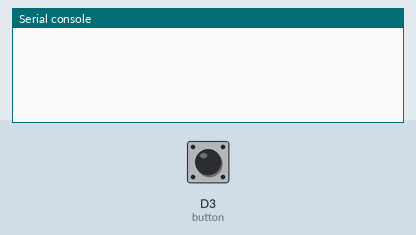
This program was run on a simulated CircuitPython board. On the bench: the last lines printed to the serial console. The test bench sets the inputs (shaded band); at power-on: D3 (button) HIGH. Nothing arrives over Bluetooth unless stated.

Above: at 1.2 s.
1.3 s: D3 (button) pulled LOW for 0.15 s
At 2.6 s:
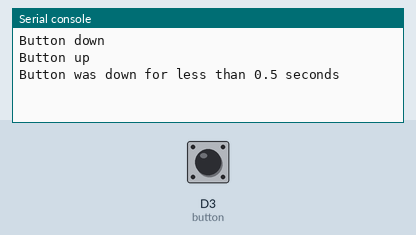
2.9 s: D3 (button) pulled LOW for 3.2 s
At 5.2 s:
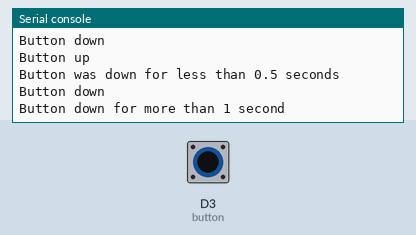

Measured:
- after the input at 1.3 s, the serial console: prints a new line at once (image 1)
- after the input at 2.9 s, the serial console: prints a new line after 1.0 s (image 2)

The program:

bluetoothtest.py
```python
# Circuitpython on the XIAO nrf52840
# echo data received over the serial port or over usb to a connected bluetooth device

import board
import digitalio
import busio
from adafruit_ble import BLERadio
from adafruit_ble.advertising.standard import ProvideServicesAdvertisement
from adafruit_ble.services.nordic import UARTService
import time

button = digitalio.DigitalInOut(board.D3)
button.direction = digitalio.Direction.INPUT
button.pull = digitalio.Pull.UP

camera_power = digitalio.DigitalInOut(board.D4)
camera_power.direction = digitalio.Direction.OUTPUT
camera_power.value = False

hardware_uart = busio.UART(board.TX, board.RX)

ble = BLERadio()
ble_uart = UARTService()
advertisement = ProvideServicesAdvertisement(ble_uart)

ble.start_advertising(advertisement)

is_down = False
last_down = time.monotonic()
down_handled = False
camera_last_on = time.monotonic()
def handle_button():
    #print("Handling button")
    # if the button has been down for more than 1 second and we're connected, disconnect and start advertising again
    global is_down, last_down, down_handled, camera_last_on
    if button.value:
        if is_down:
            is_down = False
            down_handled = False
            # button was just released
            print("Button up")
            # if button was down for less than 0.5 seconds, turn on camera
            if time.monotonic() - last_down < 0.5:
                print("Button was down for less than 0.5 seconds")
                camera_power.value = True
                camera_last_on = time.monotonic()
    else:
        if not is_down:
            print("Button down")
            is_down = True
            last_down = time.monotonic()
        elif time.monotonic() - last_down > 1 and not down_handled:
            down_handled = True
            # button has been down for more than 1 second
            print("Button down for more than 1 second")
            if ble.connected:
                print("Disconnecting")
                for connection in ble.connections:
                    print(f"Disconnecting from {connection}")
                    connection.disconnect()
                ble.stop_advertising()
                ble.start_advertising(advertisement)

def check_turn_camera_off():
    global camera_last_on
    # keep the camera on for 10 seconds after the last button press
    if time.monotonic() - camera_last_on > 10 and camera_power.value:
        camera_power.value = False
        print("Turning camera off")

was_connected = False
read_data = ""
while True:
    handle_button()
    check_turn_camera_off()
    while not ble.connected:
        handle_button()
        check_turn_camera_off()
        if was_connected:
            print("Disconnected")
            was_connected = False
            try:
                ble.start_advertising(advertisement)
            except:
                pass # already advertising
    while ble.connected:
        handle_button()
        check_turn_camera_off()
        if not was_connected:
            print(f"Connected to {ble.connections[0]}")
            was_connected = True
        if hardware_uart.in_waiting:
            in_char = hardware_uart.read(1)
            if in_char == b"\r":
                print(f"Got \\r, sending data...")
                ble_uart.write(read_data)
                print(f"Sent: {read_data}")
                read_data = ""
            else:
                read_data += in_char.decode("utf-8")
                print(f"Read so far: {read_data}")
```
